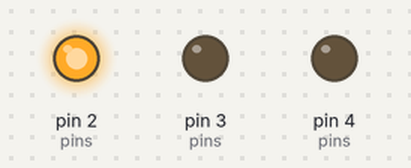
Recording of a sketch running on a simulated Arduino Uno, built with avr-gcc and run on an emulated ATmega328P. Shown: output pins drawn as LEDs (lit = HIGH).

Above: at 0.5 s.
At 1.5 s:
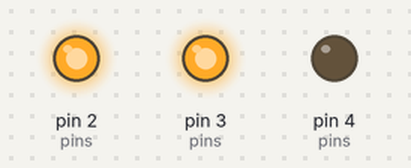
At 3.0 s:
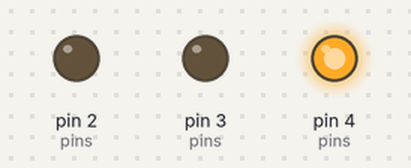
At 4.5 s:
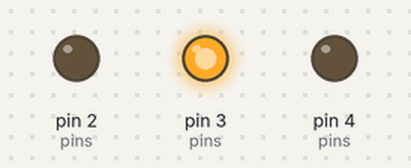
Timing chart, 0 to 7.8 s (numbered marks = the images above):
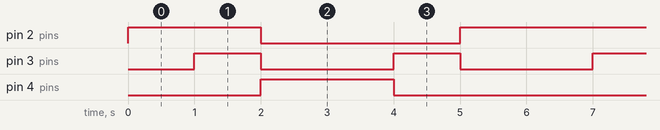

Measured:
- by itself, pin 2 (pins): repeats every 6.0 s: LOW 3.0 s, HIGH 3.0 s
- by itself, pin 3 (pins): alternates HIGH for 1.0 s and LOW for 2.0 s
- by itself, pin 4 (pins): alternates HIGH for 2.0 s and LOW for 4.0 s

The sketch:

traffic-lights.ino
```cpp
// 2: red, 3: blue, 4: green
const int pins[] = {2, 3, 4};
const int time = 1000;

void setup() {
  for (int pin : pins) {
    pinMode(pin, OUTPUT);
  }
}

void start(){
  digitalWrite(2, HIGH);
  delay(time);
  digitalWrite(3, HIGH);
  delay(time);
  digitalWrite(2, LOW);
  digitalWrite(3, LOW);
  digitalWrite(4, HIGH);
  delay(time*2);
}

void end(){
  digitalWrite(3, HIGH);
  digitalWrite(4, LOW);
  delay(time);
  digitalWrite(2, HIGH);
  digitalWrite(3, LOW);
  delay(time);
}

void loop() {
 start();
 end();
}
```
